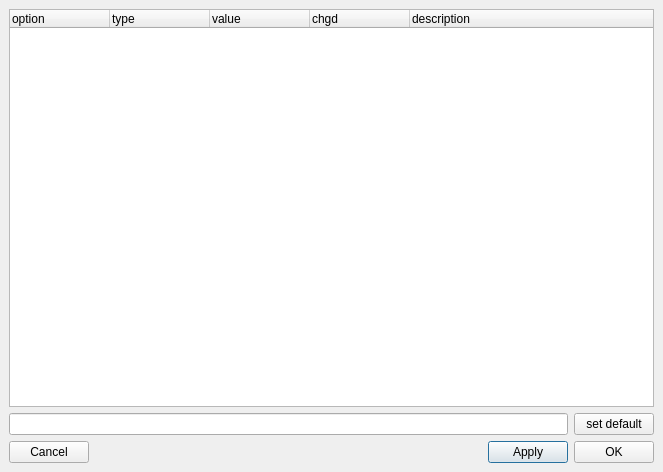
<ui version="4.0" >
 <author></author>
 <comment></comment>
 <exportmacro></exportmacro>
 <class>dlgOptions</class>
 <widget class="QDialog" name="dlgOptions" >
  <property name="geometry" >
   <rect>
    <x>0</x>
    <y>0</y>
    <width>663</width>
    <height>472</height>
   </rect>
  </property>
  <property name="windowTitle" >
   <string>Options</string>
  </property>
  <property name="windowIcon" >
   <iconset resource="ui_resource.qrc" >:/icons/icons/22x22-gartoon/editor.png</iconset>
  </property>
  <layout class="QVBoxLayout" >
   <property name="margin" >
    <number>9</number>
   </property>
   <property name="spacing" >
    <number>6</number>
   </property>
   <item>
    <widget class="QTreeWidget" name="treeWidget_options" >
     <property name="alternatingRowColors" >
      <bool>true</bool>
     </property>
     <property name="columnCount" >
      <number>5</number>
     </property>
     <column>
      <property name="text" >
       <string>option</string>
      </property>
     </column>
     <column>
      <property name="text" >
       <string>type</string>
      </property>
     </column>
     <column>
      <property name="text" >
       <string>value</string>
      </property>
     </column>
     <column>
      <property name="text" >
       <string>chgd</string>
      </property>
     </column>
     <column>
      <property name="text" >
       <string>description</string>
      </property>
     </column>
    </widget>
   </item>
   <item>
    <layout class="QHBoxLayout" >
     <property name="margin" >
      <number>0</number>
     </property>
     <property name="spacing" >
      <number>6</number>
     </property>
     <item>
      <widget class="QLineEdit" name="lineEdit_current_option" />
     </item>
     <item>
      <widget class="QPushButton" name="pushButton_default" >
       <property name="enabled" >
        <bool>true</bool>
       </property>
       <property name="text" >
        <string>set default</string>
       </property>
       <property name="autoDefault" >
        <bool>false</bool>
       </property>
      </widget>
     </item>
    </layout>
   </item>
   <item>
    <layout class="QHBoxLayout" >
     <property name="margin" >
      <number>0</number>
     </property>
     <property name="spacing" >
      <number>6</number>
     </property>
     <item>
      <widget class="QPushButton" name="pushButton_cancel" >
       <property name="text" >
        <string>Cancel</string>
       </property>
       <property name="autoDefault" >
        <bool>false</bool>
       </property>
       <property name="default" >
        <bool>false</bool>
       </property>
      </widget>
     </item>
     <item>
      <spacer>
       <property name="orientation" >
        <enum>Qt::Horizontal</enum>
       </property>
       <property name="sizeHint" >
        <size>
         <width>40</width>
         <height>20</height>
        </size>
       </property>
      </spacer>
     </item>
     <item>
      <widget class="QPushButton" name="pushButton_Apply" >
       <property name="text" >
        <string>Apply</string>
       </property>
       <property name="autoDefault" >
        <bool>true</bool>
       </property>
       <property name="default" >
        <bool>true</bool>
       </property>
      </widget>
     </item>
     <item>
      <widget class="QPushButton" name="pushButton_Ok" >
       <property name="text" >
        <string>OK</string>
       </property>
       <property name="autoDefault" >
        <bool>false</bool>
       </property>
       <property name="default" >
        <bool>false</bool>
       </property>
      </widget>
     </item>
    </layout>
   </item>
  </layout>
 </widget>
 <pixmapfunction></pixmapfunction>
 <resources>
  <include location="ui_resource.qrc" />
 </resources>
 <connections/>
</ui>
